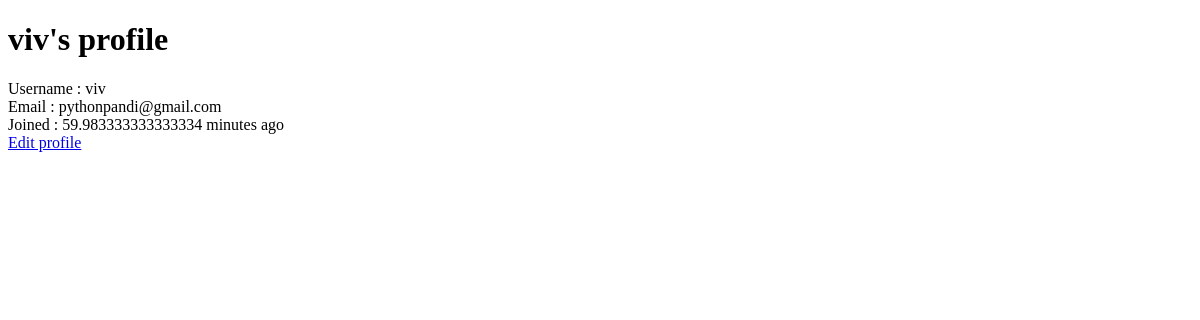
Page /profile/viv (signed in) on the earlier database version.
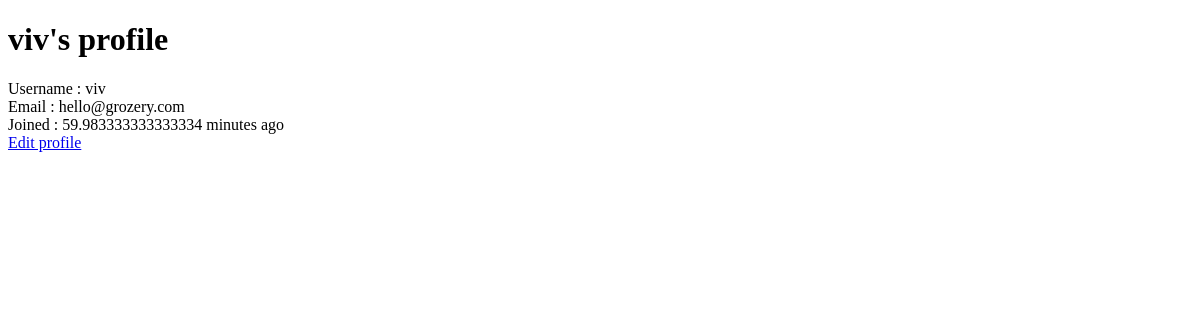
Same page on the later database version.
### flinky/models.py (models this page shows, shortened)
class User(db.Model):
    id = db.Column(db.Integer, primary_key = True)
    username = db.Column(db.String(80), unique = True)
    email = db.Column(db.String(80), unique = True)
    password = db.Column(db.Text)
    joined = db.Column(db.DateTime())

### flinky/views/profile.py (the view)
@app.route('/profile/<username>')
@requires_login
def profile(username):
	user = User.query.filter_by(username = username).first()
	return render_template('profile.html', user = user, joined = calc_joined(user.joined))

### flinky/__init__.py (called while the page is built)
@app.before_request
def set_session():
    session.modified = True

def requires_login(f):
    @wraps(f)
    def decorated_function(*args, **kwargs):
        if not session.get('logged_in'):
            return redirect(url_for('login', next=request.url))
        return f(*args, **kwargs)
    return decorated_function

### flinky/views/profile.py (called while the page is built)
def calc_joined(joined_date):
	curr_date = datetime.now()
	seconds = (curr_date - joined_date).seconds
	days = (curr_date - joined_date).days
	if days > 365:
		return "{} years".format(days/365)
	elif days > 30:
		return "{} months".format(days/30)
	elif days > 0:
		return "{} days".format(days)
	elif seconds > 3600:
		return "{} hours".format(seconds/3600)
	elif seconds > 60:
		return "{} minutes".format(seconds/60)
	else:
		return "{} seconds".format(seconds)

### flinky/templates/profile.html
<!doctype html>
<html>
<head>
</head>
<body>
<h1>{{user.username}}'s profile</h1>
<span>Username : {{ user.username }}</span><br>
<span>Email : {{ user.email }}</span><br>
<span>Joined : {{ joined }} ago</span><br>
<span><a href="/profile/edit/{{ user.username }}">Edit profile</a></span>
</body>
</html>

Differences in the rows shown:
changed User "viv": email "pythonpandi@gmail.com" → "hello@grozery.com"
